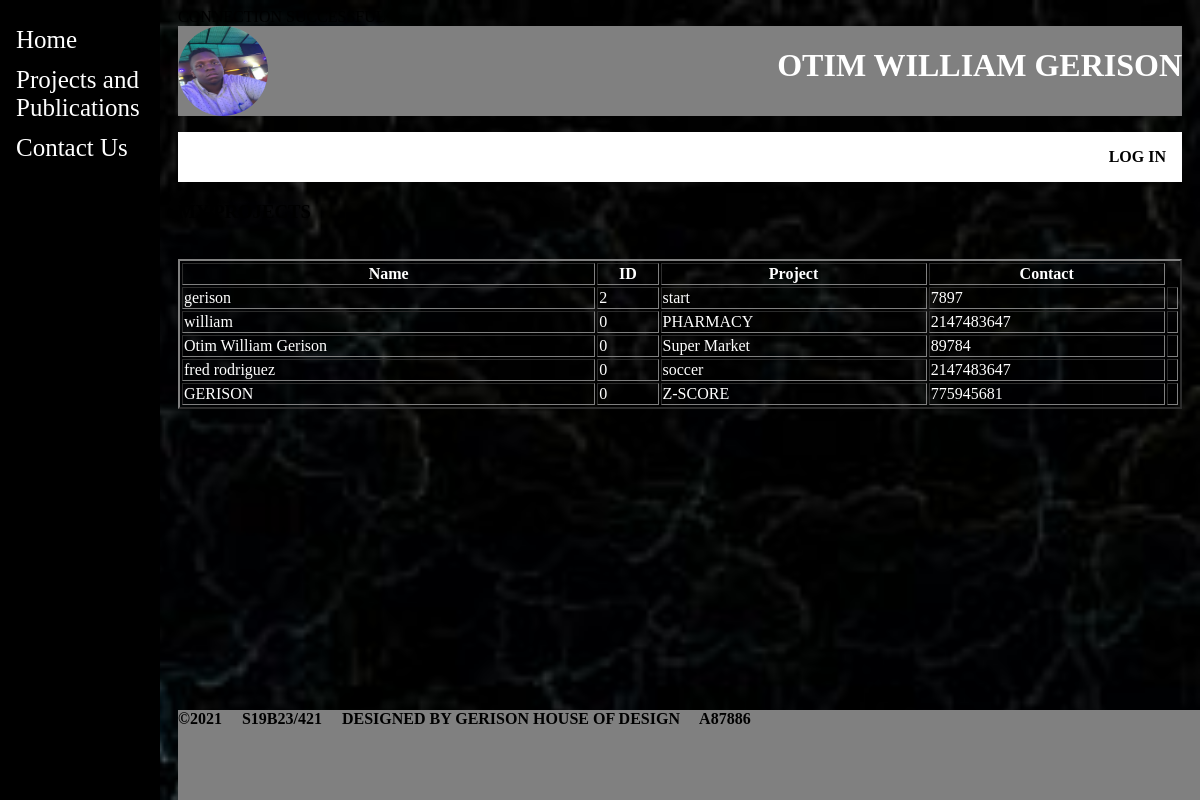
The app's page /otimexampnp.php with its own data.
### tables this page shows
CREATE TABLE `addition` (
  `no` int(11) NOT NULL,
  `NAME` varchar(50) NOT NULL,
  `ID` int(10) NOT NULL,
  `PROJECT` varchar(60) NOT NULL,
  `CONTACT` int(15) NOT NULL,
  `isDeleted` int(11) NOT NULL DEFAULT 0
);

### otimexampnp.php (the view, shortened to what this page needs)
<!DOCTYPE>
<head>
    <link rel="stylesheet" href="otimexampnp.css">
</head>
<div class="menu">
  <a href="index.php">Home</a>
  <a href="otimexampnp.php">Projects and Publications</a>
  <a href="otimexamcontactus.php">Contact Us</a>
</div>
<body>
<html>
<div class="main">
<?php
include 'db.php';
?>
<div class="header">
	<div class="header-banner">
		<h1>OTIM WILLIAM GERISON</h1>
</div>
<div class="logo">
		<img src="ortis.jpg"height = "90px" width = "90px">
</div>
</div>
<ul>
  <li><a href="mylogin.php"><b>LOG IN</a></li></b>
</ul>
<h3>
<b>
MY PROJECTS
</b></h3>
<?php
$sql = "select * from addition where isDeleted = 0";
	$myquery = $connection->query($sql);
    while($result = $myquery->fetch_assoc()){
          $projects[] = $result;
    }
    ?>
    <br>
    <table style="width:100%" border="2">
      <tr>
        <th>Name</th>
        <th>ID</th>
        <th>Project</th>
        <th>Contact</th>
      </tr>
      <?php
          foreach ($projects as $project)
              {
      ?>
      <tr>
        <td><?php echo $project['NAME']; ?></td>
        <td><?php echo $project['ID']; ?></td>
        <td><?php echo $project['PROJECT']; ?></td>
        <td><?php echo $project['CONTACT']; ?></td>
        <td>
      </tr>
      <?php } ?>
    </table>
    <footer>
<b>©2021 &nbsp; &nbsp; S19B23/421 &nbsp; &nbsp; DESIGNED BY GERISON HOUSE OF DESIGN &nbsp; &nbsp; A87886</b>
	</footer>
</div>
</body>
</html>

### db.php
<?php
$host = "localhost";
$user ="id16000608_otim";
$password = "Gerison@0506";
$database = "id16000608_adding";
$connection = new mysqli ($host,$user,$password,$database);
if ($connection -> error)
{print("ERROR");
}
else {
	print ("CONNECTION SUCCESSFUL");
}
?>

### otimexampnp.css (style rules this page uses)
.header { background-color:grey; height: 90px; color:black; }
.header-banner { float:right; color:#ff0000; background-color:grey; }
.logo { float:left; }
body { font-family: "Avenir Next"; background-image: url(black.jpg); }
h1 { float:right; color:white; }
ul { list-style-type: none; overflow: hidden; background-color: white; }
li { float: right; }
li a { display: block; color: black; text-align: center; padding: 16px; text-decoration: none; }
body { font-family: "Avenir Next"; background-size: cover; background-color: #c0c0c0; }
footer { background-color: grey; height: 90px; color:black; bottom: 0; position:fixed; width:100%; }
.menu { height: 100%; width: 160px; position: fixed; z-index: 1; top: 0; left: 0; background-color: #000; overflow-x: hidden; padding-top: 20px; }
.menu a { padding: 6px 8px 6px 16px; text-decoration: none; font-size: 25px; color: white; display: block; }
.main { margin-left: 160px; padding: 0px 10px; }
tr { color:white; }
img { border-radius: 50%; }
table { color:white; }

### records on screen
addition: NAME "gerison", ID "2", PROJECT "start", CONTACT "7897"
addition: NAME "william", ID "0", PROJECT "PHARMACY", CONTACT "2147483647"
addition: NAME "Otim William Gerison", ID "0", PROJECT "Super Market", CONTACT "89784"
addition: NAME "fred rodriguez", ID "0", PROJECT "soccer", CONTACT "2147483647"
addition: NAME "GERISON", ID "0", PROJECT "Z-SCORE", CONTACT "775945681"
